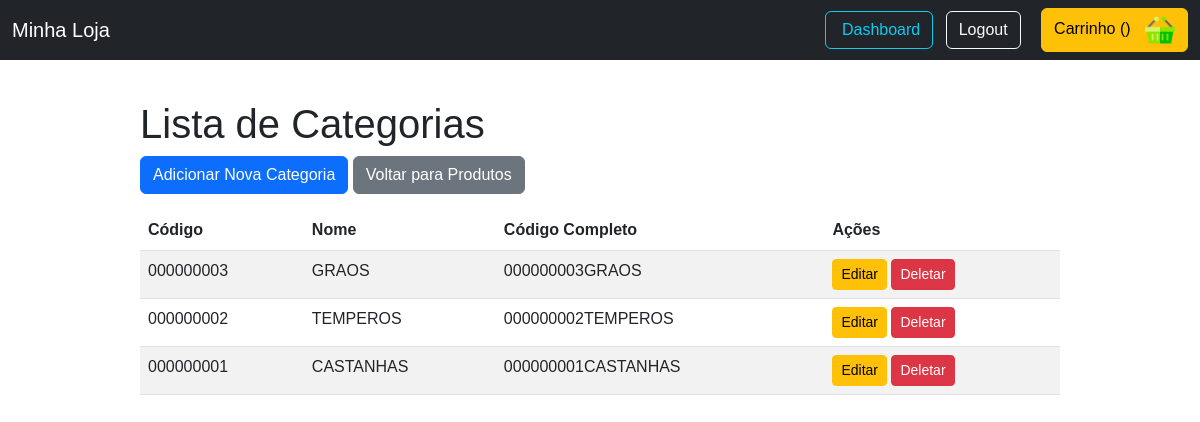
The app's page /produtos/categorias/ (signed in) with its own data.
### produtos/models.py (models this page shows, shortened)
class Categoria(models.Model):
    nome = models.CharField(
        max_length=100,
        verbose_name="Nome da Categoria",
        help_text="Nome da categoria (ex: CASTANHAS, TEMPEROS)"
    )
    data_criacao = models.DateTimeField(auto_now_add=True, verbose_name="Data de Criação")
    data_atualizacao = models.DateTimeField(auto_now=True, verbose_name="Última Atualização")
    class Meta:
        verbose_name = "Categoria"
        verbose_name_plural = "Categorias"
        ordering = ['-data_criacao']
    def get_codigo(self):
        return str(self.id).zfill(9)
    def get_codigo_completo(self):
        codigo = self.get_codigo()
        nome_formatado = self.nome.ljust(102)  # Preenche com espaços à direita até 102 caracteres
        return f"{codigo}{nome_formatado}"

### produtos/views.py (the view)
# urls.py: path("categorias/", views.lista_categorias, name="lista_categorias"),
@login_required
@user_passes_test(is_staff_user)
def lista_categorias(request):
    categorias = Categoria.objects.annotate(
        total_produtos=Count('produtos')
    ).order_by('-data_criacao')
    busca = request.GET.get('busca', '').strip()
    if busca:
        categorias = categorias.filter(
            Q(nome__icontains=busca) |
            Q(id__icontains=busca)
        )
    paginator = Paginator(categorias, 20)  # 20 categorias por página
    page_number = request.GET.get('page', 1)
    try:
        categorias_paginadas = paginator.page(page_number)
    except:
        categorias_paginadas = paginator.page(1)
    context = {
        'categorias': categorias_paginadas,
        'busca': busca,
        'total_categorias': categorias.count()
    }
    return render(request, 'produtos/lista_categorias.html', context)

### produtos/views.py (called while the page is built)
def is_staff_user(user):
    return user.is_staff

### produtos/templates/produtos/lista_categorias.html
{% extends 'base.html' %}
{% block content %}
    <h1>Lista de Categorias</h1>
    <a href="{% url 'criar_categoria' %}" class="btn btn-primary mb-3">Adicionar Nova Categoria</a>
    <a href="{% url 'lista_produtos' %}" class="btn btn-secondary mb-3">Voltar para Produtos</a>
    <table class="table table-striped">
        <thead>
            <tr>
                <th>Código</th>
                <th>Nome</th>
                <th>Código Completo</th>
                <th>Ações</th>
            </tr>
        </thead>
        <tbody>
            {% for categoria in categorias %}
                <tr>
                    <td>{{ categoria.get_codigo }}</td>
                    <td>{{ categoria.nome }}</td>
                    <td>{{ categoria.get_codigo_completo }}</td>
                    <td>
                        <a href="{% url 'editar_categoria' categoria.pk %}" class="btn btn-sm btn-warning">Editar</a>
                        <a href="{% url 'deletar_categoria' categoria.pk %}" class="btn btn-sm btn-danger">Deletar</a>
                    </td>
                </tr>
            {% empty %}
                <tr>
                    <td colspan="4">Nenhuma categoria cadastrada.</td>
                </tr>
            {% endfor %}
        </tbody>
    </table>
{% endblock %}

### app/templates/base.html (shortened to what this page needs)
<!DOCTYPE html>
<html lang="pt-br">
<head>
    <link href="https://cdn.jsdelivr.net/npm/bootstrap@5.3.0/dist/css/bootstrap.min.css" rel="stylesheet">
</head>
<body>
    <nav class="navbar navbar-expand-lg navbar-dark bg-dark">
        <div class="container-fluid">
            <a class="navbar-brand" href="{% url 'home' %}">Minha Loja</a>
            <div class="collapse navbar-collapse" id="navbarSupportedContent">
                <div class="form-inline my-2 my-lg-0">
                    {% if user.is_authenticated %}
                        {% if user.is_staff %}
                            <a href="{% url 'dashboard:home' %}" class="btn btn-outline-info me-2">
                                Dashboard
                            </a>
                        {% endif %}
                        <a href="{% url 'logout' %}" class="btn btn-outline-light me-2">Logout</a>
                    {% else %}
                        <a href="{% url 'login' %}" class="btn btn-outline-light me-2">Login</a>
                        <a href="{% url 'register' %}" class="btn btn-primary">Registrar</a>
                    {% endif %}
                    <a href="{% url 'carrinho' %}" class="btn btn-warning ms-2">
                        Carrinho ()
                        <img id="cart-icon" src="/media/basket.png" class="cart-icon">
                    </a>
                </div>
            </div>
        </div>
    </nav>
    <div class="container">
        {% block content %}
        {% endblock %}
    </div>
</body>
</html>

### app/templates/base.html (style rules this page uses)
body { font-family: sans-serif; }
.container { max-width: 960px; margin: auto; padding: 20px; }
.navbar { margin-bottom: 20px; }
.cart-icon { width: 30px; display: inline-block; margin-left: 10px; }

### records on screen
Categoria: get_codigo "000000003", nome "GRAOS", get_codigo_completo "000000003GRAOS"
Categoria: get_codigo "000000002", nome "TEMPEROS", get_codigo_completo "000000002TEMPEROS"
Categoria: get_codigo "000000001", nome "CASTANHAS", get_codigo_completo "000000001CASTANHAS"
